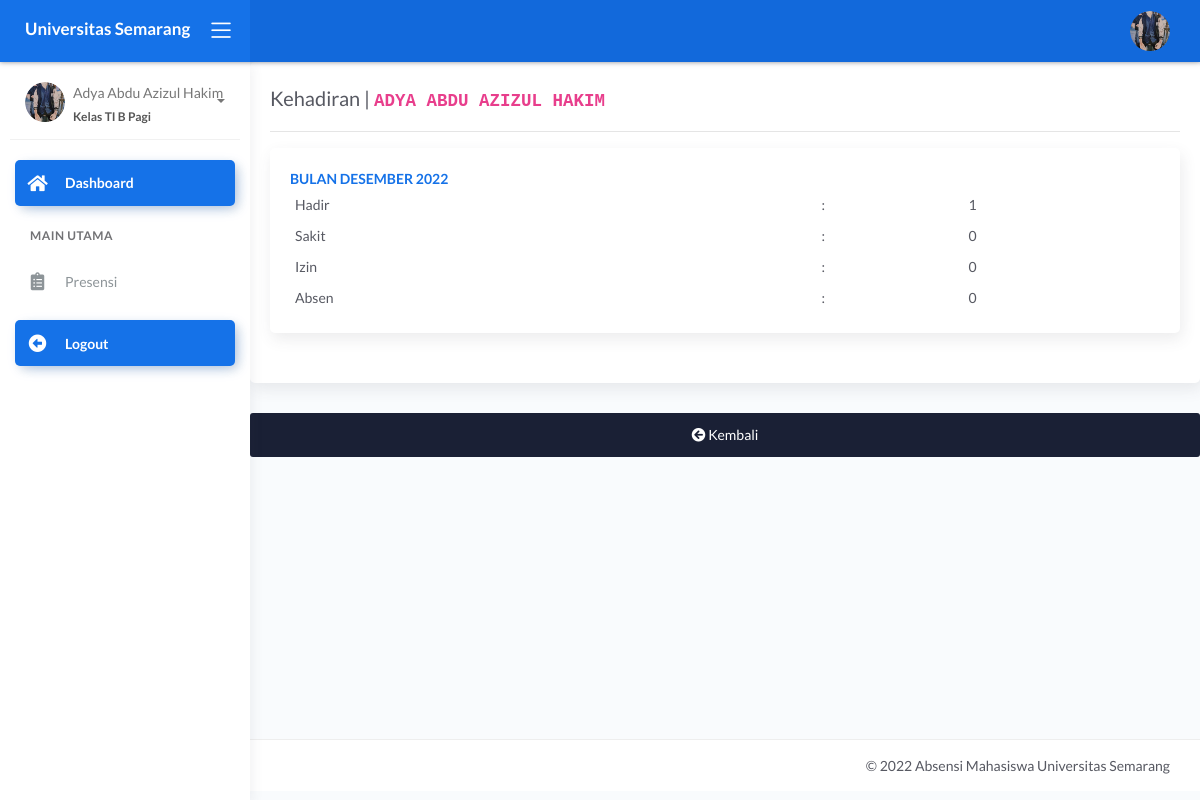
/mahasiswa/index.php?page=kehadiran (signed in), run on the app's committed database.
### tables this page shows
CREATE TABLE `tb_siswa` (
  `id_siswa` int(11) NOT NULL,
  `nis` varchar(60) NOT NULL,
  `nama_siswa` varchar(120) NOT NULL,
  `tempat_lahir` varchar(100) NOT NULL,
  `tgl_lahir` date NOT NULL,
  `jk` varchar(30) NOT NULL,
  `alamat` text NOT NULL,
  `password` varchar(255) NOT NULL,
  `foto` varchar(255) NOT NULL,
  `status` varchar(15) NOT NULL,
  `th_angkatan` year(4) NOT NULL,
  `id_mkelas` int(11) NOT NULL
);

CREATE TABLE `tb_mkelas` (
  `id_mkelas` int(11) NOT NULL,
  `kd_kelas` varchar(40) NOT NULL,
  `nama_kelas` varchar(40) NOT NULL
);

CREATE TABLE `_logabsensi` (
  `id_presensi` int(11) NOT NULL,
  `id_mengajar` int(11) NOT NULL,
  `id_siswa` int(11) NOT NULL,
  `tgl_absen` date NOT NULL,
  `ket` enum('H','I','S','T','A','C') NOT NULL,
  `pertemuan_ke` varchar(30) NOT NULL
);

### config/db.php (called while the page is built, shortened)
<?php
   function namaBulan($angka){
	switch ($angka) {
		case '12':
			$bulan = "Desember";
			break;
	}
	return $bulan;
}
?>

### mahasiswa/index.php (the view, shortened to what this page needs)
<?php
 include '../config/db.php';
?> <script>
   <?php
$id_login = @$_SESSION['siswa'];
$sql = mysqli_query($con,"SELECT * FROM tb_siswa
	INNER JOIN tb_mkelas ON tb_siswa.id_mkelas=tb_mkelas.id_mkelas
 WHERE tb_siswa.id_siswa = '$id_login'") or die(mysqli_error($con));
$data = mysqli_fetch_array($sql);
?>
<!DOCTYPE html>
<html lang="en">
<head>
	<link rel="stylesheet" href="../assets/css/bootstrap.min.css">
	<link rel="stylesheet" href="../assets/css/atlantis.min.css">
	<link rel="stylesheet" href="../assets/css/demo.css">
</head>
<body>
	<div class="wrapper">
		<div class="main-header">
			<div class="logo-header" data-background-color="blue">
				<a href="index.php" class="logo">
					<b class="text-white">Universitas Semarang</b>
				</a>
				<div class="nav-toggle">
					<button class="btn btn-toggle toggle-sidebar">
						<i class="icon-menu"></i>
					</button>
				</div>
			</div>
			<nav class="navbar navbar-header navbar-expand-lg" data-background-color="blue2">
				<div class="container-fluid">
					<ul class="navbar-nav topbar-nav ml-md-auto align-items-center">
						<li class="nav-item dropdown hidden-caret">
							<a class="dropdown-toggle profile-pic" data-toggle="dropdown" href="#" aria-expanded="false">
								<div class="avatar-sm">
									<img src="../assets/img/user/<?=$data['foto'] ?>" alt="..." class="avatar-img rounded-circle">
								</div>
							</a>
						</li>
					</ul>
				</div>
			</nav>
		</div>
		<div class="sidebar sidebar-style-2">
			<div class="sidebar-wrapper scrollbar scrollbar-inner">
				<div class="sidebar-content">
					<div class="user">
						<div class="avatar-sm float-left mr-2">
							<img src="../assets/img/user/<?=$data['foto'] ?>" alt="..." class="avatar-img rounded-circle">
						</div>
						<div class="info">
							<a data-toggle="collapse" href="#collapseExample" aria-expanded="true">
								<span>
									<?=$data['nama_siswa'] ?>
									<span class="user-level">Kelas <?=$data['nama_kelas'] ?></span>
									<span class="caret"></span>
								</span>
							</a>
						</div>
					</div>
					<ul class="nav nav-primary">
						<li class="nav-item active">
							<a href="index.php" class="collapsed">
								<i class="fas fa-home"></i>
								<p>Dashboard</p>
							</a>
						</li>
						<li class="nav-section">
							<h4 class="text-section">Main Utama</h4>
						</li>
						<li class="nav-item">
							<a href="?page=kehadiran">
								<i class="fas fa-clipboard-list"></i>
								<p>Presensi</p>
							</a>
						</li>
						<li class="nav-item active mt-3">
							<a href="logout.php" class="collapsed">
								<i class="fas fa-arrow-alt-circle-left"></i>
								<p>Logout</p>
							</a>
						</li>
					</ul>
				</div>
			</div>
		</div>
		<div class="main-panel">
			<div class="content">
				<?php
				$page= @$_GET['page'];
				$act = @$_GET['act'];
				if ($page=='izin') {
					if ($act=='') {
						include 'modul/izin/ajukan_izin.php';
					}elseif ($act=='surat_view') {
						include 'modul/izin/view_surat_izin.php';
					}
				}elseif ($page=='kehadiran') {
					if ($act=='') {
						include 'modul/absen/kehadiran.php';
					}
				}elseif ($page=='change') {
					include 'modul/user/ganti_password.php';
				}
				elseif ($page=='') {
					include 'modul/home.php';
				}else{
					echo "<b>Tidak ada Halaman</b>";
				}
				 ?>
			</div>
		<footer class="footer">
				<div class="container">
					<div class="copyright ml-auto">
						&copy; <?php echo date('Y');?> Absensi Mahasiswa Universitas Semarang
					</div>
				</div>
			</footer>
		</div>
	</div>
</body>
</html>

### mahasiswa/modul/absen/kehadiran.php
<div class="card">
	<div class="card-body">
		<h4 class="card-title">Kehadiran | <b style="text-transform: uppercase;"><code> <?=$data['nama_siswa'] ?> </code></b></h4>
		<hr>
		<div class="row">
			<?php
			$qry = mysqli_query($con,"SELECT * FROM _logabsensi
				INNER JOIN tb_mengajar ON _logabsensi.id_mengajar=tb_mengajar.id_mengajar
				INNER JOIN tb_thajaran ON tb_mengajar.id_thajaran=tb_thajaran.id_thajaran
				INNER JOIN tb_semester ON tb_mengajar.id_semester=tb_semester.id_semester
				WHERE _logabsensi.id_siswa='$data[id_siswa]' and tb_thajaran.status=1 and tb_semester.status=1
				GROUP BY MONTH(tgl_absen) ORDER BY MONTH(tgl_absen) DESC
			 ");
			 foreach ($qry as $bulan) { ?>
			 	<?php
			 	$bulan = date('m',strtotime($bulan['tgl_absen']));
			 	 ?>
			 	<div class="col-xl-12">
				<div class="card text-left">
					<div class="card-body">
						<b class="text-primary" style="text-transform: uppercase;">BULAN <?=namaBulan($bulan); ?> <?= date('Y') ?></b>
						<table cellpadding="5" width="100%">
							<tr>
								<td>Hadir</td>
								<td>:</td>
								<td>
									<?php
								$hadir = mysqli_fetch_array(mysqli_query($con,"SELECT COUNT(ket) AS hadir FROM _logabsensi WHERE id_siswa='$data[id_siswa]' and ket='H' and MONTH(tgl_absen)='$bulan' "));
								echo $hadir['hadir'];
								?>
								</td>
							</tr>
							<tr>
								<td>Sakit</td>
								<td>:</td>
								<td>
								<?php
								$sakit = mysqli_fetch_array(mysqli_query($con,"SELECT COUNT(ket) AS sakit FROM _logabsensi WHERE id_siswa='$data[id_siswa]' and ket='S' and MONTH(tgl_absen)='$bulan' "));
								echo $sakit['sakit'];
								?>
								</td>
							</tr>
							<tr>
								<td>Izin</td>
								<td>:</td>
								<td>
									<?php
								$izin = mysqli_fetch_array(mysqli_query($con,"SELECT COUNT(ket) AS izin FROM _logabsensi WHERE id_siswa='$data[id_siswa]' and ket='I' and MONTH(tgl_absen)='$bulan' "));
								echo $izin['izin'];
								?>
								</td>
							</tr>
							<tr>
								<td>Absen</td>
								<td>:</td>
								<td>
									<?php
								$alfa = mysqli_fetch_array(mysqli_query($con,"SELECT COUNT(ket) AS alfa FROM _logabsensi WHERE id_siswa='$data[id_siswa]' and ket='A' and MONTH(tgl_absen)='$bulan' "));
								echo $alfa['alfa'];
								?>
								</td>
							</tr>
						</table>
					</div>
				</div>
			</div>
			 <?php } ?>
		</div>
	</div>
</div>
	<a href="javascript:history.back()" class="btn btn-default btn-block"><i class="fas fa-arrow-circle-left"></i> Kembali</a>

### data on the page
tb_siswa: foto (picture), nama_siswa "Adya Abdu Azizul Hakim", id_mkelas.nama_kelas "TI B Pagi", nama_siswa "ADYA ABDU AZIZUL HAKIM"
_logabsensi: tgl_absen "DESEMBER", hadir "1", sakit "0", izin "0", alfa "0"
